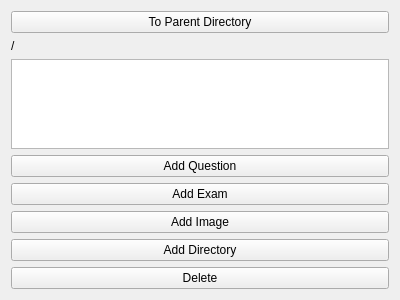
<?xml version="1.0" encoding="UTF-8"?>
<ui version="4.0">
 <class>wally::qtfront::TreeItemView</class>
 <widget class="QWidget" name="wally::qtfront::TreeItemView">
  <property name="geometry">
   <rect>
    <x>0</x>
    <y>0</y>
    <width>400</width>
    <height>300</height>
   </rect>
  </property>
  <property name="sizePolicy">
   <sizepolicy hsizetype="Maximum" vsizetype="Preferred">
    <horstretch>0</horstretch>
    <verstretch>0</verstretch>
   </sizepolicy>
  </property>
  <property name="windowTitle">
   <string>Form</string>
  </property>
  <layout class="QVBoxLayout" name="verticalLayout">
   <item>
    <layout class="QHBoxLayout" name="horizontalLayout">
     <item>
      <widget class="QPushButton" name="btn_toParentDirectory">
       <property name="text">
        <string>To Parent Directory</string>
       </property>
      </widget>
     </item>
    </layout>
   </item>
   <item>
    <widget class="QLabel" name="curDir">
     <property name="text">
      <string>/</string>
     </property>
    </widget>
   </item>
   <item>
    <widget class="tree_item_view_sub::View" name="view"/>
   </item>
   <item>
    <widget class="QPushButton" name="btn_addQuestion">
     <property name="text">
      <string>Add Question</string>
     </property>
    </widget>
   </item>
   <item>
    <widget class="QPushButton" name="btn_addExam">
     <property name="text">
      <string>Add Exam</string>
     </property>
    </widget>
   </item>
   <item>
    <widget class="QPushButton" name="btn_addImage">
     <property name="text">
      <string>Add Image</string>
     </property>
    </widget>
   </item>
   <item>
    <widget class="QPushButton" name="btn_addDir">
     <property name="text">
      <string>Add Directory</string>
     </property>
    </widget>
   </item>
   <item>
    <widget class="QPushButton" name="btn_delete">
     <property name="text">
      <string>Delete</string>
     </property>
    </widget>
   </item>
  </layout>
 </widget>
 <customwidgets>
  <customwidget>
   <class>tree_item_view_sub::View</class>
   <extends>QListView</extends>
   <header>qtfront/tree_item_view_sub/view.h</header>
  </customwidget>
 </customwidgets>
 <resources/>
 <connections/>
</ui>
